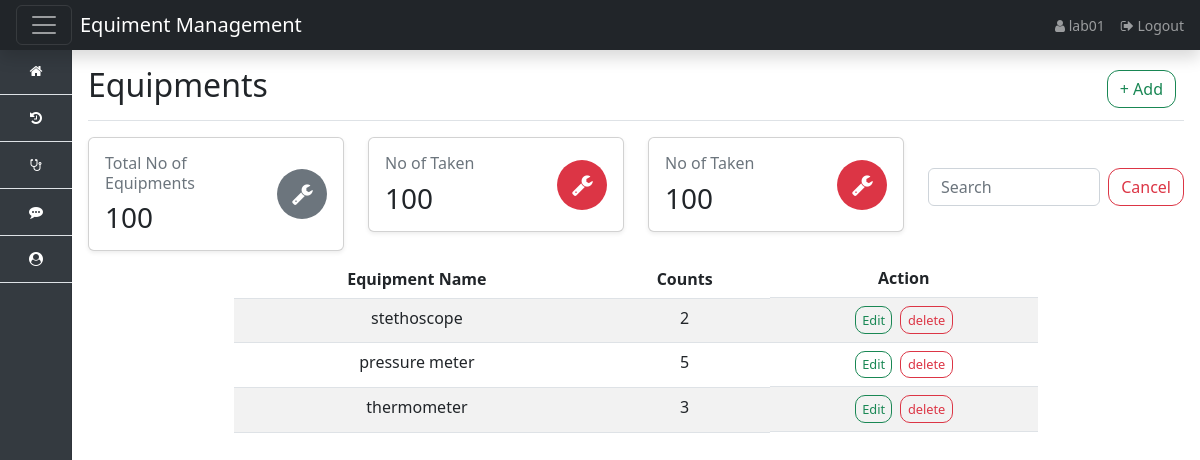
The app's page /equipment (signed in) with its own data.
### app/models.py (models this page shows, shortened)
class Equiment(models.Model):
    name = models.CharField(max_length=100, null=True)
    count = models.IntegerField(default=0)
    lab = models.ForeignKey(User, on_delete=models.CASCADE, null=True, blank=True)

### app/views.py (the view)
# urls.py: path('equipment',views.equipments,name='equipments'),
def equipments(request):
    equipment = Equiment.objects.filter(lab=request.user)
    context = {
        'equipment': equipment
    }
    return render(request,'equiments/equipments.html',context)

### Template/equiments/equipments.html (shortened to what this page needs)
{% extends 'base.html' %}
{% block content %}
<div class="d-flex justify-content-between flex-wrap flex-md-nowrap align-items-center  pb-2 mb-3 border-bottom">
    <h1 class="h2">Equipments</h1>
    <div class="btn-toolbar mb-2 mb-md-0">
        <div class="btn-group me-2">
            <a href="{% url 'addequipment' %}" class="btn btn-outline-success custom-btn">+ Add</a>
        </div>
    </div>
</div>
<div class="row g-6 mb-6">
    <div class="col-xl-3 col-sm-6 col-12 mb-2">
        <div class="card shadow-sm">
            <div class="card-body">
                <div class="row">
                    <div class="col">
                        <span class="h6 font-semibold text-muted text-sm d-block mb-2">Total No of Equipments</span>
                        <span class="h3 font-bold mb-0">100</span>
                    </div>
                    <div class="col-auto d-flex align-items-center justify-content-center">
                        <div class="icon icon-shape bg-secondary text-white text-lg rounded-circle d-flex align-items-center justify-content-center" style="width: 50px; height: 50px;">
                            <i class="fa fa-wrench" style="scale: 1.6;"></i>
                        </div>
                    </div>
                </div>
            </div>
        </div>
    </div>
    <div class="col-xl-3 col-sm-6 col-12 mb-2">
        <div class="card shadow-sm">
            <div class="card-body">
                <div class="row">
                    <div class="col">
                        <span class="h6 font-semibold text-muted text-sm d-block mb-2">No of Taken</span>
                        <span class="h3 font-bold mb-0">100</span>
                    </div>
                    <div class="col-auto d-flex align-items-center justify-content-center">
                        <div class="icon icon-shape bg-danger text-white text-lg rounded-circle d-flex align-items-center justify-content-center" style="width: 50px; height: 50px;">
                            <i class="fa fa-wrench" style="scale: 1.6;"></i>
                        </div>
                    </div>
                </div>
            </div>
        </div>
    </div>
    <div class="col-xl-3 col-sm-6 col-12 mb-2">
        <div class="card shadow-sm">
            <div class="card-body">
                <div class="row">
                    <div class="col">
                        <span class="h6 font-semibold text-muted text-sm d-block mb-2">No of Taken</span>
                        <span class="h3 font-bold mb-0">100</span>
                    </div>
                    <div class="col-auto d-flex align-items-center justify-content-center">
                        <div class="icon icon-shape bg-danger text-white text-lg rounded-circle d-flex align-items-center justify-content-center" style="width: 50px; height: 50px;">
                            <i class="fa fa-wrench" style="scale: 1.6;"></i>
                        </div>
                    </div>
                </div>
            </div>
        </div>
    </div>
    <div class="col-xl-3 col-sm-6 col-12 mb-2 d-flex justify-content-center align-items-center">
        <form class="d-flex" role="search">
            <input class="form-control me-2" id="searchfield" type="search" placeholder="Search" aria-label="Search">
            <button class="btn btn-outline-danger custom-btn" type="submit">Cancel</button>
        </form>
    </div>
</div>
<div class="container center-container">
    <div class="w-75">
        <div class="app-table">
            <table class="table table-striped table-hover">
                <thead>
                    <tr>
                        <th>Equipment Name</th>
                        <th>Counts</th>
                        <th class="btn-group-center">Action</th>
                    </tr>
                </thead>
                <tbody>
                    {% for equiments in equipment %}
                    <tr>
                        <td>{{ equiments.name }}</td>
                        <td>{{ equiments.count }}</td>
                        <td class="btn-group-center">
                            <a href="{% url 'editequipment' equiments.id %}" class="btn btn-outline-success custom-btn-small">
                                Edit
                            </a>
                            <a href="{% url 'deleteequipment' equiments.id %}" class="btn btn-outline-danger custom-btn-small">
                                delete
                            </a>
                        </td>
                    </tr>
                    {% endfor %}
                </tbody>
            </table>
        </div>
    </div>
</div>
{% endblock %}

### Template/base.html (shortened to what this page needs)
{% load static %}
<html lang="en">
  <head>
<link href="{% static 'css/bootstrap.min.css'%}" rel="stylesheet" >
<link href="{% static 'sidebars.css'%}" rel="stylesheet">
<link rel="stylesheet" href="{% static 'css/dashboard.css'%}">
<link rel="stylesheet" href="https://cdn.jsdelivr.net/npm/@docsearch/css@3">
<link rel="stylesheet" href="https://cdnjs.cloudflare.com/ajax/libs/font-awesome/4.7.0/css/font-awesome.min.css">
<link rel="stylesheet" href="">
    <link href="dashboard.css" rel="stylesheet">
  </head>
  <body>
<nav class="navbar navbar-dark sticky-top bg-dark flex-md-nowrap p-0 shadow">
  <div class="d-flex align-items-center col-md-3 col-lg-2 me-0 px-3 fs-6">
    <button class="navbar-toggler" type="button" id="navbar-toggler">
      <span class="navbar-toggler-icon"></span>
    </button>
    <a class="navbar-brand ms-2" href="#">Equiment Management</a>
  </div>
  <div class="d-flex justify-content-end align-items-center col-md-9 col-lg-10">
    <ul class="navbar-nav px-3 d-flex flex-row align-items-center">
      {% if request.user.is_authenticated %}
      <li class="nav-item text-nowrap me-3">
          <a class="nav-link" aria-current="page" href="#">
              <i class="fa fa-user"></i> {{ request.user }}
          </a>
      </li>
      <li class="nav-item text-nowrap">
          <a class="nav-link" aria-current="page" href="{% url 'logout' %}">
              <i class="fa fa-sign-out"></i> Logout
          </a>
      </li>
      {% endif %}
    </ul>
  </div>
</nav>
<div class="container-fluid">
  <div class="row">
   {% include 'partials/sidebar.html' %}
   <main class="content col">
    {% block content %}{% endblock %}
</main>
  </div>
</div>
</body>
  </body>
</html>

### Static/css/sidebars.css (style rules this page uses)
body { min-height: 100vh; min-height: -webkit-fill-available; }
html { height: -webkit-fill-available; }
main { height: 100vh; height: -webkit-fill-available; max-height: 100vh; overflow-x: auto; overflow-y: hidden; }

### Static/css/dashboard.css (style rules this page uses)
body { font-size: .875rem; overflow-x: hidden; }
.content { margin-left: 4.5rem; padding: 1rem; }
.navbar { height: 50px; }
.navbar-toggler { padding: 0.25rem 0.75rem; }
.navbar-toggler-icon { width: 1.5em; height: 1.5em; }
.navbar-brand { font-size: 1.25rem; }

### Template/base.html (style rules this page uses)
.navbar { height: 50px; }
.navbar-toggler { padding: 0.25rem 0.75rem; / }
.navbar-toggler-icon { width: 1.5em; height: 1.5em; / }
.navbar-brand { font-size: 1.25rem; }

### Template/equiments/equipments.html (style rules this page uses)
.custom-btn-small { padding: 0.2rem 0.4rem; border-radius: 10px; font-size: 0.8rem; }
.custom-btn { border-radius: 12px; }
.center-container { display: flex; justify-content: center; align-items: center; }
.table td, .table th { text-align: center; }
.btn-group-center { display: flex; justify-content: center; gap: 0.5rem; }

### records on screen
Equiment: name "stethoscope", count "2"
Equiment: name "pressure meter", count "5"
Equiment: name "thermometer", count "3"

### other values on screen
{{ request.user }} "lab01"
